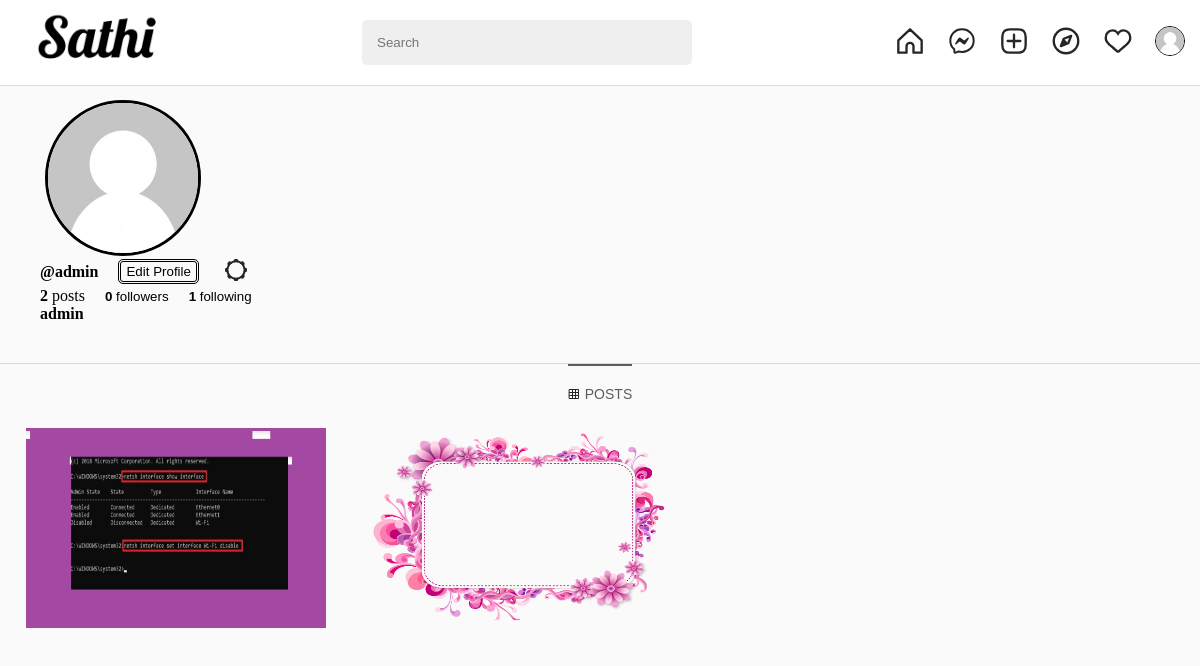
The page /profile (signed in) on the database as committed earlier.
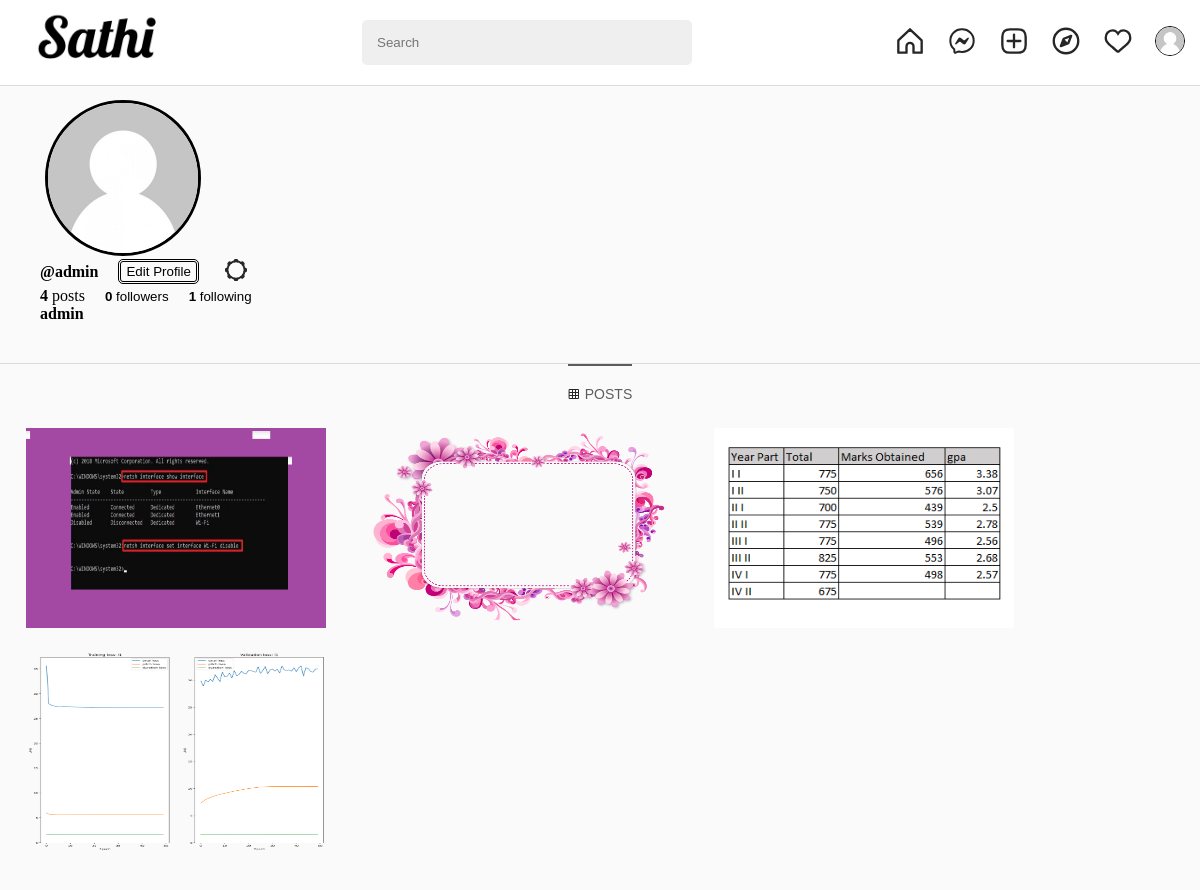
The same page on the database as committed later.
### posts/models.py (models this page shows, shortened)
class Post(models.Model):
    id = models.UUIDField(primary_key=True, default=uuid.uuid4)
    user = models.ForeignKey(User, on_delete=models.CASCADE, to_field="username")
    post_img = models.ImageField(upload_to='post_images')
    caption = models.TextField(blank=True, null=True)
    likes = models.IntegerField(default=0)
    created_at = models.DateTimeField(default=timezone.now)

### userprofile/views.py (the view)
# urls.py: path('profile', views.profile, name="profile"),
@login_required(login_url='login')
def profile(request):
    template_file = os.path.join('user', "main_profile.html")
    context = dict()
    user_profile = Profile.objects.filter(user=request.user).first()
    post_objs = Post.objects.filter(user=request.user.username)
    context["num_following"] = FollowerCount.objects.filter(follower=request.user.username).count()
    context["num_follower"] = FollowerCount.objects.filter(user=request.user.username).count()
    context["user_profile"] = user_profile
    context["posts"] = post_objs
    return render(request, template_file, context)

### templates/user/main_profile.html (shortened to what this page needs)
{% extends 'posts/base.html' %}
{% block user_container %}
<div class="profile__profile">
    <div class="container" style="margin: 40px;">
      <div class="profile__profile__logo">
        <img src="{{user_profile.profile_pics.url}}" alt="Profile Image">
      </div>
      <div class="profile__profile__details">
        <div class="profile__profile__details__userName">
          <h4><strong>@{{user.username}}</strong></h4>
          <a href="/settings"><button style="    border-style: double;">
            Edit Profile
          </button></a>
          <a href="/settings"><button>
          </button></a>
        </div>
        <div class="profile__profile__details__follower my-3">
          <span><b>{{posts|length}}</b> posts</span>
          <button>
            <b>{{num_follower}}</b> followers
          </button>
          <button>
            <b>{{num_following}}</b> following
          </button>
        </div>
        <div class="profile__profile__details__displayName">
          <h4>{{user.username}} </h4>
        </div>
      </div>
    </div>
  </div>
<div class="profile__section">
    <div class="container">
      <div class="profile__section__tab">
        <button class="tablinks" onclick="openSection(event, 'Posts')" id="defaultOpen">
          Posts</button>
      </div>
      <div id="Posts" class="profile__section__tab__tabcontent">
        <div class="profile__section__tab__tabcontent__container">
          <div class="profile__section__tab__tabcontent__container__image">
            {% if posts|length == 0 %}
          <h3>No posts</h3>
          {% else %}
            {% for post in posts %}
            <a href=="/post/{{post.id}}" style="padding: 10px;">
              <img src="{{post.post_img.url}}" class="img-fluid" style="padding: 10px;"></a>
            {% endfor %}
          </div>
          {% endif %}
        </div>
      </div>
    </div>
  </div>
{% endblock user_container %}

Rows that differ between the two databases and show on the page:
added Post: post_img (picture)
added Post: post_img (picture)
Other text that changed with them:
{{ posts|length }}: "2" → "4"
